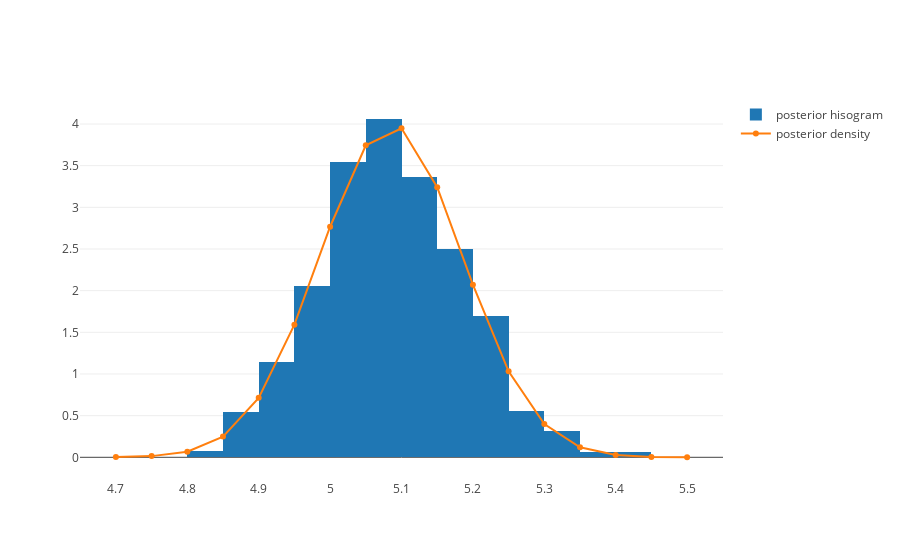

The code cell stored with this chart in its notebook:
### Code cell
iplot(data)

### Figure 1 — Plotly figure (JSON) as saved in the notebook; plotly's stock layout.template omitted (floating-point values rounded to 4 significant figures; data arrays with more than 128 entries replaced by an {"elided": "..."} marker saying what was removed)
{"data": [{"autobinx": false, "histnorm": "probability density", "name": "posterior hisogram", "type": "histogram", "x": {"elided": "1000 float values"}, "xbins": {"end": 5.5, "size": 0.05, "start": -4.7}}, {"mode": "line", "name": "posterior density", "type": "scatter", "x": [4.7, 4.75, 4.8, 4.85, 4.9, 4.95, 5, 5.05, 5.1, 5.15, 5.2, 5.25, 5.3, 5.35, 5.4, 5.45, 5.5], "y": [0.002362, 0.01433, 0.06768, 0.249, 0.7135, 1.592, 2.767, 3.745, 3.948, 3.241, 2.072, 1.032, 0.4001, 0.1208, 0.02842, 0.005206, 0.0007427]}], "layout": {}}
